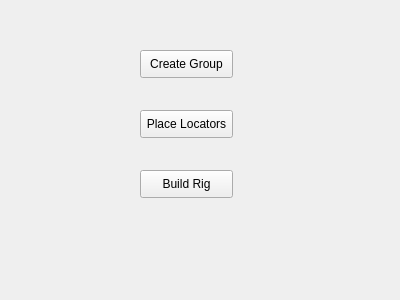
<?xml version="1.0" encoding="UTF-8"?>
<ui version="4.0">
 <class>Form</class>
 <widget class="QWidget" name="Form">
  <property name="geometry">
   <rect>
    <x>0</x>
    <y>0</y>
    <width>400</width>
    <height>300</height>
   </rect>
  </property>
  <property name="windowTitle">
   <string>Form</string>
  </property>
  <widget class="QPushButton" name="createGroup">
   <property name="geometry">
    <rect>
     <x>140</x>
     <y>50</y>
     <width>93</width>
     <height>28</height>
    </rect>
   </property>
   <property name="text">
    <string>Create Group</string>
   </property>
  </widget>
  <widget class="QPushButton" name="placeLocators">
   <property name="geometry">
    <rect>
     <x>140</x>
     <y>110</y>
     <width>93</width>
     <height>28</height>
    </rect>
   </property>
   <property name="text">
    <string>Place Locators</string>
   </property>
  </widget>
  <widget class="QPushButton" name="buildRig">
   <property name="geometry">
    <rect>
     <x>140</x>
     <y>170</y>
     <width>93</width>
     <height>28</height>
    </rect>
   </property>
   <property name="text">
    <string>Build Rig</string>
   </property>
  </widget>
 </widget>
 <resources/>
 <connections/>
</ui>
